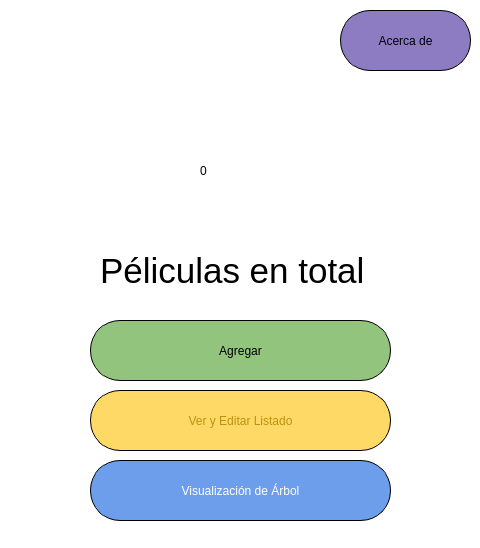
<?xml version="1.0" encoding="UTF-8"?>
<ui version="4.0">
 <class>Principal_MainWindow</class>
 <widget class="QMainWindow" name="Principal_MainWindow">
  <property name="geometry">
   <rect>
    <x>0</x>
    <y>0</y>
    <width>480</width>
    <height>548</height>
   </rect>
  </property>
  <property name="minimumSize">
   <size>
    <width>480</width>
    <height>548</height>
   </size>
  </property>
  <property name="maximumSize">
   <size>
    <width>480</width>
    <height>548</height>
   </size>
  </property>
  <property name="windowTitle">
   <string>Principal</string>
  </property>
  <property name="windowIcon">
   <iconset>
    <normaloff>../Python/Nucleo/Imagenes/logos-UNAH-600x600.png</normaloff>../Python/Nucleo/Imagenes/logos-UNAH-600x600.png</iconset>
  </property>
  <property name="styleSheet">
   <string notr="true">background-color: rgb(255, 255, 255)</string>
  </property>
  <widget class="QWidget" name="centralwidget">
   <widget class="QPushButton" name="Agregar_button">
    <property name="geometry">
     <rect>
      <x>90</x>
      <y>320</y>
      <width>301</width>
      <height>61</height>
     </rect>
    </property>
    <property name="styleSheet">
     <string notr="true">background-color: rgb(146, 196, 125);
font: 10pt &quot;Hack&quot;;
border-style: solid;
border-color: black;
border-width: 0.5px;
border-radius: 30px;</string>
    </property>
    <property name="text">
     <string>Agregar</string>
    </property>
    <property name="shortcut">
     <string notr="true"/>
    </property>
    <property name="default">
     <bool>false</bool>
    </property>
    <property name="flat">
     <bool>false</bool>
    </property>
   </widget>
   <widget class="QPushButton" name="Ver_y_editar_button">
    <property name="geometry">
     <rect>
      <x>90</x>
      <y>390</y>
      <width>301</width>
      <height>61</height>
     </rect>
    </property>
    <property name="styleSheet">
     <string notr="true">background-color: rgb(254, 217, 102);
font: 10pt &quot;Hack&quot;;
color: rgb(188, 145, 15);
border-style: solid;
border-color: black;
border-width: 0.5px;
border-radius: 30px;</string>
    </property>
    <property name="text">
     <string>Ver y Editar Listado</string>
    </property>
    <property name="shortcut">
     <string notr="true"/>
    </property>
    <property name="default">
     <bool>false</bool>
    </property>
    <property name="flat">
     <bool>false</bool>
    </property>
   </widget>
   <widget class="QPushButton" name="Visualizacion_button">
    <property name="geometry">
     <rect>
      <x>90</x>
      <y>460</y>
      <width>301</width>
      <height>61</height>
     </rect>
    </property>
    <property name="styleSheet">
     <string notr="true">background-color: rgb(109, 158, 235);
font: 10pt &quot;Hack&quot;;
color: white;
border-style: solid;
border-color: black;
border-width: 0.5px;
border-radius: 30px;</string>
    </property>
    <property name="text">
     <string>Visualización de Árbol</string>
    </property>
    <property name="shortcut">
     <string notr="true"/>
    </property>
    <property name="default">
     <bool>false</bool>
    </property>
    <property name="flat">
     <bool>false</bool>
    </property>
   </widget>
   <widget class="QLabel" name="label">
    <property name="geometry">
     <rect>
      <x>100</x>
      <y>250</y>
      <width>301</width>
      <height>41</height>
     </rect>
    </property>
    <property name="styleSheet">
     <string notr="true">font-size:35px;
color:black;</string>
    </property>
    <property name="text">
     <string>Péliculas en total</string>
    </property>
   </widget>
   <widget class="QPushButton" name="Acerca_de_button">
    <property name="geometry">
     <rect>
      <x>340</x>
      <y>10</y>
      <width>131</width>
      <height>61</height>
     </rect>
    </property>
    <property name="styleSheet">
     <string notr="true">background-color: rgb(141, 124, 194);
font: 10pt &quot;Hack&quot;;
border-style: solid;
border-color: black;
border-width: 0.5px;
border-radius: 30px;</string>
    </property>
    <property name="text">
     <string>Acerca de</string>
    </property>
    <property name="shortcut">
     <string notr="true"/>
    </property>
    <property name="default">
     <bool>false</bool>
    </property>
    <property name="flat">
     <bool>false</bool>
    </property>
   </widget>
   <widget class="QLabel" name="label_2">
    <property name="geometry">
     <rect>
      <x>200</x>
      <y>120</y>
      <width>131</width>
      <height>101</height>
     </rect>
    </property>
    <property name="styleSheet">
     <string notr="true">color:black;
font: 70pt &quot;Hack&quot;;
</string>
    </property>
    <property name="text">
     <string>0</string>
    </property>
    <property name="scaledContents">
     <bool>false</bool>
    </property>
   </widget>
  </widget>
  <widget class="QStatusBar" name="statusbar"/>
 </widget>
 <resources>
  <include location="../Python/Nucleo/Imagenes/Interfaz.qrc"/>
 </resources>
 <connections/>
</ui>
